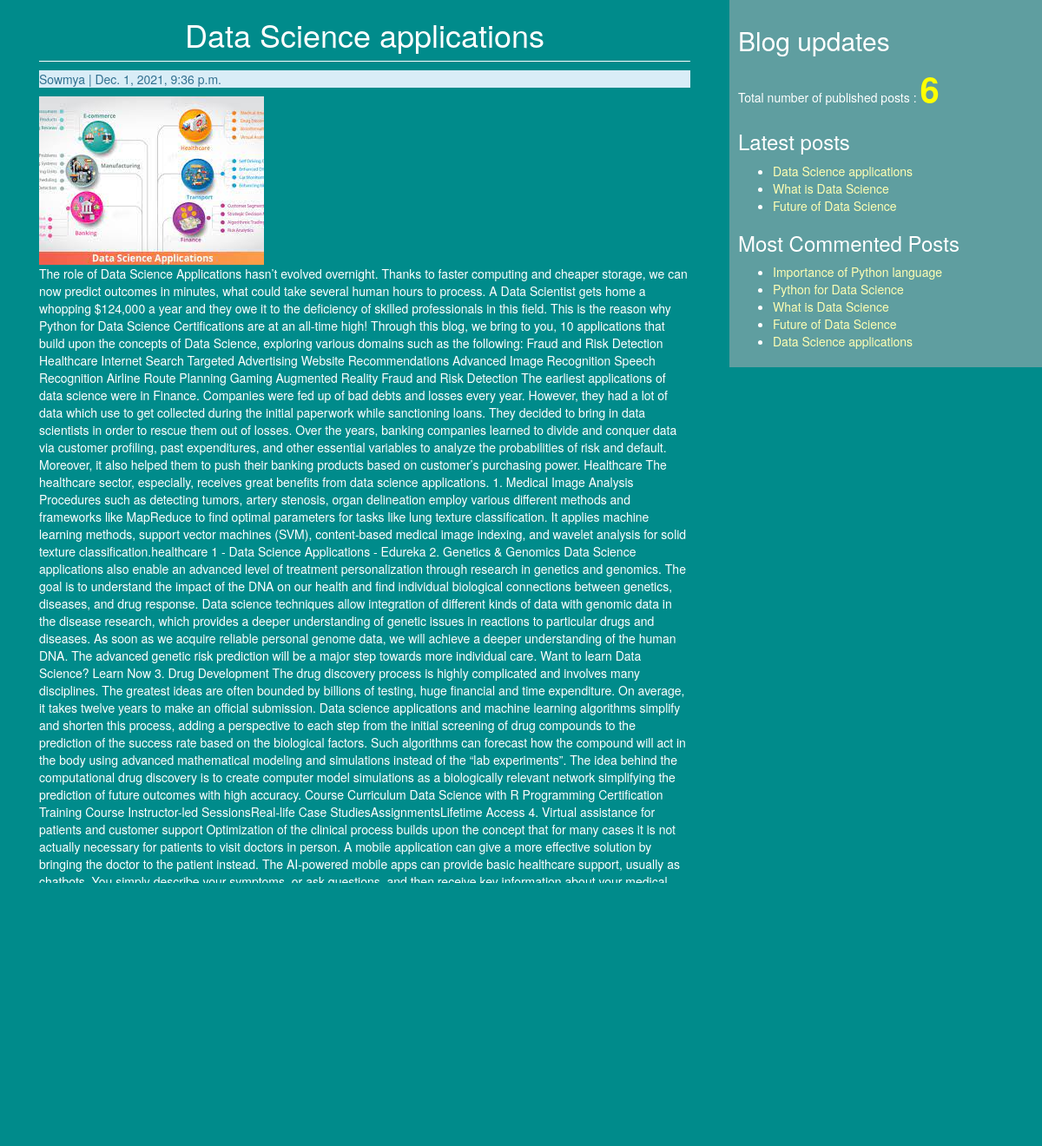
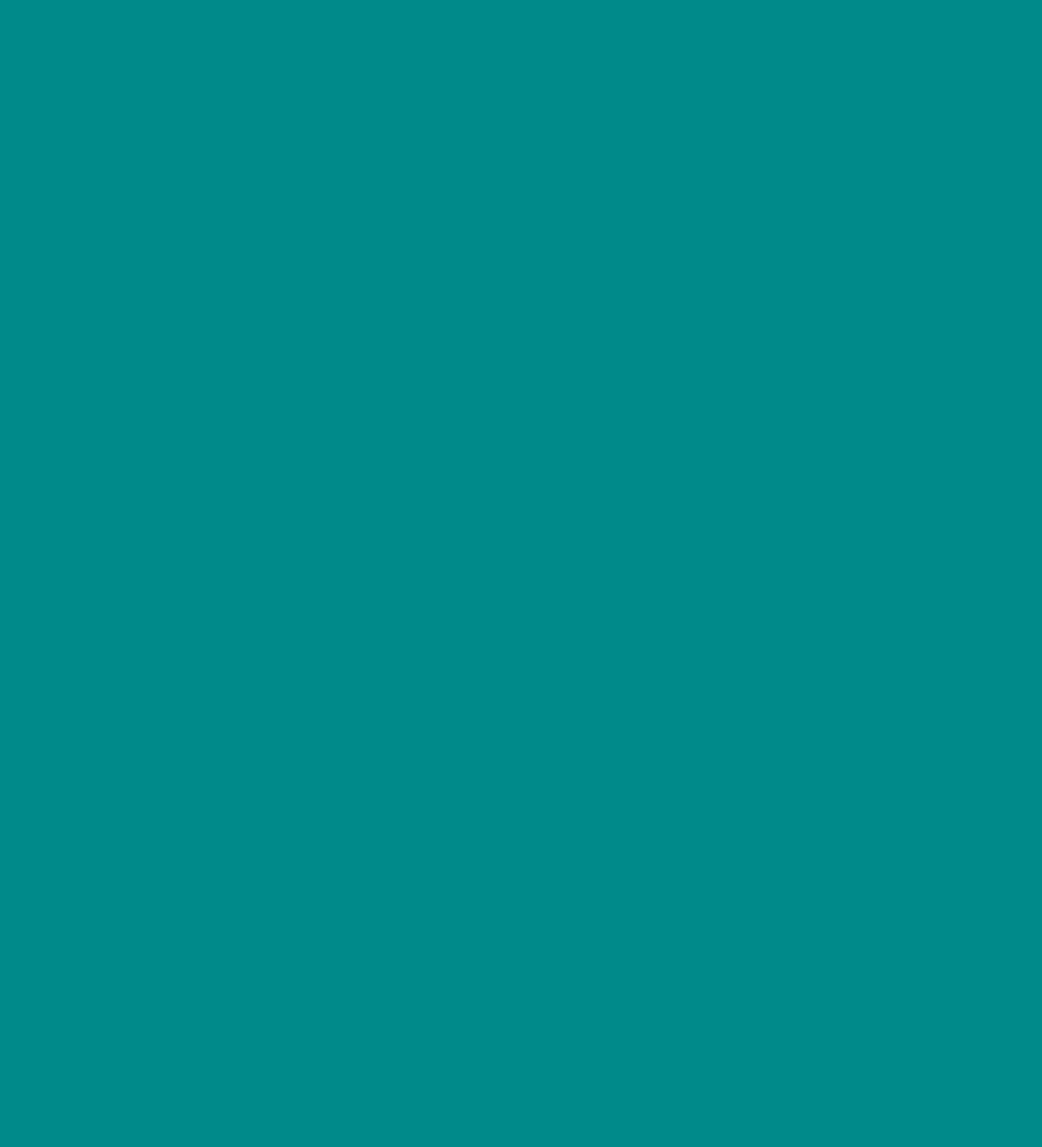
The app's page /data-science-applications/ with its own data (2 pictures, top to bottom).
### blogapp/models.py (models this page shows)
class Post(models.Model):
    STATUS_CHOICES = (("draft","Draft"),("publish","Publish"),)
    title = models.CharField(max_length=200, unique=True)
    slug = models.SlugField(max_length=200, unique_for_date='publish')
    author = models.ForeignKey(User, on_delete= models.CASCADE,related_name='blog_posts')
    image=models.ImageField(null=True, blank=True, default='/images/')
    publish=models.DateTimeField(default=timezone.now)
    upload_to = models.DateTimeField(default=timezone.now)
    content = models.TextField()
    created_on = models.DateTimeField(auto_now_add=True)
    status = models.CharField(max_length=10,choices=STATUS_CHOICES, default="draft")
    tags=TaggableManager()

### blogapp/views.py (the view)
# urls.py: path('<slug:slug>/', views.post_detail_view,name='post_detail'),
def post_detail_view(request,slug):
    post=get_object_or_404(Post,slug=slug)
    comments=post.comments.filter(active=True)
    csubmit=False
    if request.method=='POST':
        form=CommentForm(request.POST)
        if form.is_valid():
            new_comment=form.save(commit=False)
            new_comment.post=post
            new_comment.save()
            csubmit=True
    else:
        form=CommentForm()
    return render(request,'blogapp/post_detail.html',{'post':post,'form':form,'comments':comments,'csubmit':csubmit})

### blogapp/forms.py
class CommentForm(forms.ModelForm):
    class Meta():
        model=Comments
        fields=('name','email','body')

### blogapp/templatetags/blog_tags.py (called while the page is built)
@register.simple_tag(name='my_tag')
def total_posts():
    return Post.objects.count()

@register.inclusion_tag('blogapp/latest_posts.html')
def show_latest_posts():
    latest_post=Post.objects.order_by('-publish')[:3]
    return {'latest_post':latest_post}

@register.simple_tag()
def most_commented_posts(count=5):
    return Post.objects.annotate(total_comments=Count('comments')).order_by('-total_comments')[:count]

### templates/blogapp/post_detail.html (shortened to what this page needs)
 <!DOCTYPE html>
 {% extends "blogapp/base.html" %}
{% block content %}
<div class="container">
  <div class="row">
    <div class="col-md-8 card mb-4  mt-3 left  top">
      <div class="card-body">
        <h1>{% block title %} {{ post.title }} {% endblock title %}</h1>
        <p class="text-info bg-info">{{ post.author }} | {{ post.created_on }}</p>
        <img src="{{post.image.url}}"><br>
        <p class="card-text ">{{ post.content | safe }}</p>
      </div>
    </div
  </div>
</div>
<div class="container" align='right'>
  <a href="{%url 'email_view' post.id%}" class="btn btn-lg btn-primary" target='__blank'>Share post by email</a>
</div>
{%with comments.count as comments_count%}
 <h2> {{comments_count}} Comment {{comments_count|pluralize}}</h2>
 {%endwith%}
 {%if comments%}
    {%for comment in comments%}
     <p id='ch'>Comment {{forloop.counter}} by {{comment.name}} on {{comment.created}}</p>
  <div class="cb">{{comment.body|linebreaks}}
     {%endfor%}
{%else%}
   <p>There are no comments</p>
{%endif%}
 </div>
 {%if csubmit%}
 <h2>Comment submitted successfully</h2>
 {%else%}
 <form method="post">
   {{form.as_p}}
   <input type="submit" name="" value="Submit Comment">
</form>
{%endif%}
 {% endblock %}

### templates/blogapp/base.html (shortened to what this page needs)
<!DOCTYPE html>
{%load blog_tags%}
{%load static%}
<html lang="en" dir="ltr">
  <head>
    <link rel="stylesheet" href="https://stackpath.bootstrapcdn.com/bootstrap/3.4.1/css/bootstrap.min.css"
>
    <link rel="stylesheet" href="{%static "css/blogapp.css"%}">
  </head>
  <body>
    <div class="content">
      {%block content%}{%endblock%}
    </div>
    <div class="sidebar">
      <h2>Blog updates</h2>
      <p>Total number of published posts : <span id='pcount'>{%my_tag%}</span></p>
      <h3>Latest posts</h3>{%show_latest_posts%}
      <h3>Most Commented Posts</h3>
      {% most_commented_posts as commented_posts%}
      <ul>
        {%for post in commented_posts%}
        <li> <a href="{% url 'post_detail' post.slug %}">{{post.title}}</a></li>
        {%endfor%}
      </ul>
    </div>
  </body>
</html>

### templates/blogapp/latest_posts.html
<ul>
  {%for post in latest_post%}
  <li> <a href="{% url 'post_detail' post.slug %}">{{post.title}}</a></li>
  {%endfor%}
</ul>

### static/css/blogapp.css (style rules this page uses)
.content { width:60%; float:left; padding:0 0 0 30px; background:darkcyan; height:100%; }
.sidebar { width:30%; float:right; padding: 10px; background:cadetblue; height:100%; }
a { color:#ffffb3; }
h1 { text-align:center; border-bottom: 1px solid white; padding-bottom: 10px; }
body { color: white; background:darkcyan; }
#pcount { font-size:40px; color:yellow; font-weight:bold; }

### records on screen
Post: title "Data Science applications", author "Sowmya", created_on "Dec. 1, 2021, 9:36 p.m.", image (picture), content "The role of Data Science Applications hasn’t evolved overnight. Thanks to faster computing and cheaper storage, we can now predict outcomes in minutes, what could take several human hours to process. A Data Scientist gets home a whopping $124,000 a year and they owe it to the deficiency of skilled professionals in this field. This is the reason why Python for Data Science Certifications are at an all-time high! Through this blog, we bring to you, 10 applications that build upon the concepts of Data Science, exploring various domains such as the following: Fraud and Risk Detection Healthcare Internet Search Targeted Advertising Website Recommendations Advanced Image Recognition Speech…"
Post: title "What is Data Science"
Post: title "Future of Data Science"
Post: title "Importance of Python language"
Post: title "Python for Data Science"
